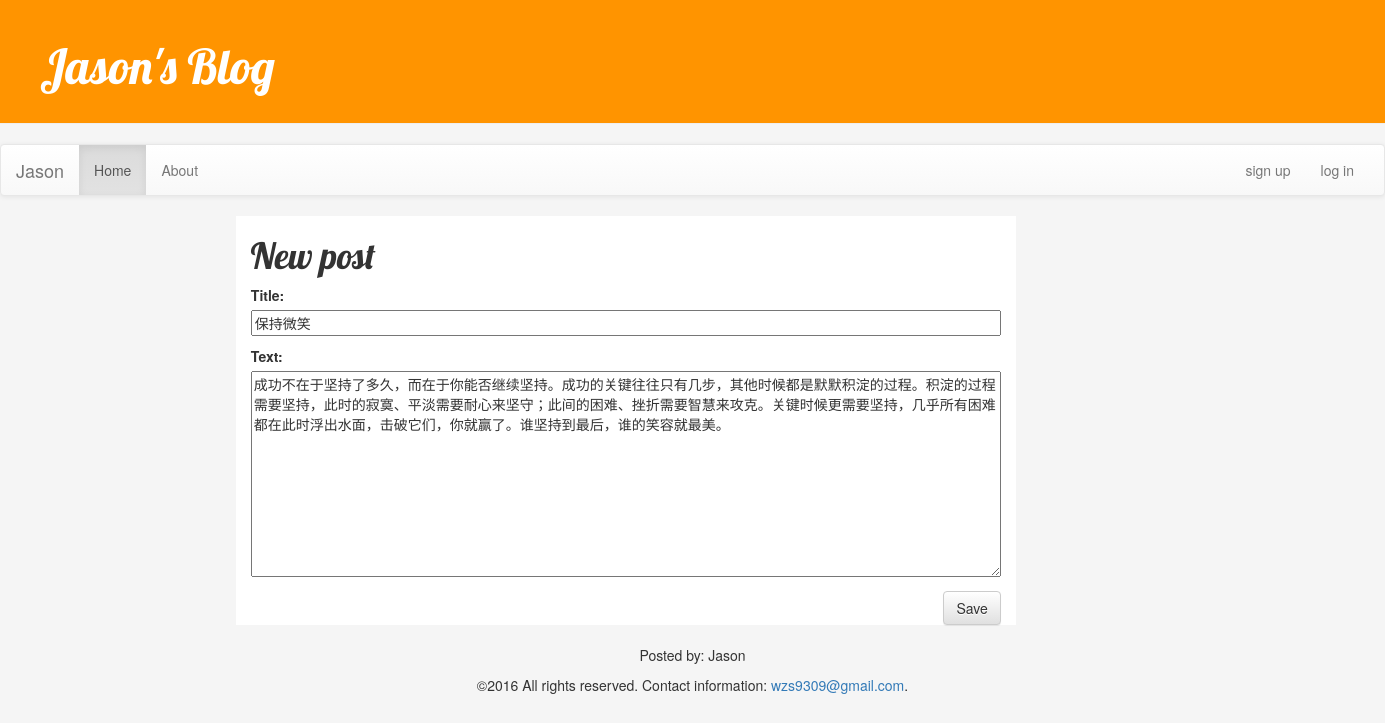
The app's page /post/13/edit/ with its own data.
### blog/models.py (models this page shows, shortened)
class Post(models.Model):
    author = models.ForeignKey('auth.User')
    title = models.CharField(max_length=200)
    text = models.TextField()
    created_date = models.DateTimeField(
            default=timezone.now)
    published_date = models.DateTimeField(
            blank=True, null=True)

### blog/views.py (the view)
# urls.py: url(r'^post/(?P<pk>[0-9]+)/edit/$', views.post_edit, name='post_edit'),
def post_edit(request, pk):
    post = get_object_or_404(Post, pk=pk)
    if request.method == "POST":
        form = PostForm(request.POST, instance=post)
        if form.is_valid():
            post = form.save(commit=False)
            post.author = request.user
            post.published_date = timezone.now()
            post.save()
            return redirect('blog.views.post_detail', pk=post.pk)
    else:
        form = PostForm(instance=post)
    return render(request, 'blog/post_edit.html', {'form': form})

### blog/forms.py
class PostForm(forms.ModelForm):
    class Meta:
        model = Post
        fields = ('title', 'text',)

### blog/templates/blog/post_edit.html
{% extends 'blog/base.html' %}
{% block content %}
    <h1>New post</h1>
    <form method="POST" class="post-form">{% csrf_token %}
        {{ form.as_p }}
        <button type="submit" class="save btn btn-default">Save</button>
    </form>
{% endblock %}

### blog/static/css/blog.css (style rules this page uses)
h1, h2, h3, h4 { font-family: 'Lobster', cursive; }
.save { float: right; }
.post-form textarea, .post-form input { width: 100%; }

### records on screen
Post: title "保持微笑", text "成功不在于坚持了多久，而在于你能否继续坚持。成功的关键往往只有几步，其他时候都是默默积淀的过程。积淀的过程需要坚持，此时的寂寞、平淡需要耐心来坚守；此间的困难、挫折需要智慧来攻克。关键时候更需要坚持，几乎所有困难都在此时浮出水面，击破它们，你就赢了。谁坚持到最后，谁的笑容就最美。"
